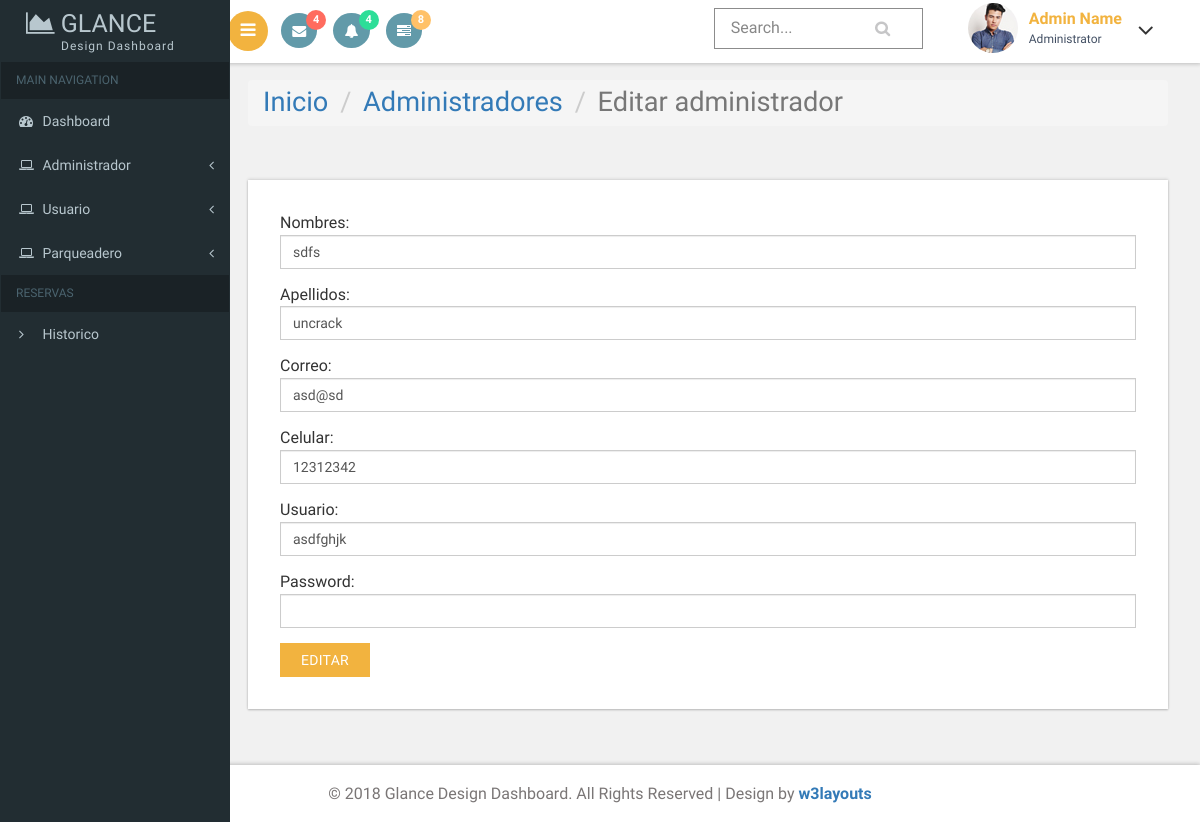
/vista/editarAdministrador.php?id=1019143966, run on the app's committed database.
### tables this page shows
CREATE TABLE `administradores` (
  `adm_documento` varchar(45) NOT NULL,
  `adm_nombres` varchar(45) NOT NULL,
  `adm_apellidos` varchar(45) NOT NULL,
  `adm_correo` varchar(45) NOT NULL,
  `adm_celular` varchar(45) NOT NULL,
  `adm_usuario` varchar(45) NOT NULL,
  `adm_password` varchar(45) NOT NULL
);

### controlador/conexion.php (called while the page is built, shortened)
<?php
    abstract class Conexion{
        private function getConnection(){
            $username = self::USERNAME;
            $password = self::PASSWORD;
            $host = self::HOST;
            $db = self::DB;
            $connection = new PDO("mysql:dbname=$db;host=$host", $username, $password);
            return $connection;
        }
        protected function query($sql){
            $connection = $this->getConnection();
            $stmt = $connection->prepare($sql);
            $stmt->execute();
            return $stmt;
        }
    }
?>

### controlador/administrador.php (called while the page is built, shortened)
<?php
require_once('conexion.php');
class Administrador extends Conexion
{
    function buscarAdministrador($adm_documento){
          $sql = "SELECT * FROM administradores WHERE adm_documento = $adm_documento";
                  return $this->query($sql);
    }
}
?>

### vista/editarAdministrador.php (the view, shortened to what this page needs)
<!DOCTYPE HTML>
<html>
<head>
<link href="css/bootstrap.css" rel='stylesheet' type='text/css' />
<link href="css/style.css" rel='stylesheet' type='text/css' />
<link href="css/font-awesome.css" rel="stylesheet">
<link href='css/SidebarNav.min.css' media='all' rel='stylesheet' type='text/css'/>
<link href="css/custom.css" rel="stylesheet">
					<link href="css/owl.carousel.css" rel="stylesheet">
</head>
<body class="cbp-spmenu-push">
	<div class="main-content">
	<div class="cbp-spmenu cbp-spmenu-vertical cbp-spmenu-left" id="cbp-spmenu-s1">
    <aside class="sidebar-left">
      <nav class="navbar navbar-inverse">
          <div class="navbar-header">
            <h1><a class="navbar-brand" href="homepage.php"><span class="fa fa-area-chart"></span> Glance<span class="dashboard_text">Design dashboard</span></a></h1>
          </div>
          <div class="collapse navbar-collapse" id="bs-example-navbar-collapse-1">
            <ul class="sidebar-menu">
              <li class="header">MAIN NAVIGATION</li>
              <li class="treeview">
                <a href="homepage.php">
                <i class="fa fa-dashboard"></i> <span>Dashboard</span>
                </a>
              </li>
              <li class="treeview">
                <a href="#">
                <i class="fa fa-laptop"></i>
                <span>Administrador</span>
                <i class="fa fa-angle-left pull-right"></i>
                </a>
              </li>
              <li class="treeview">
                <a href="#">
                <i class="fa fa-laptop"></i>
                <span>Usuario</span>
                <i class="fa fa-angle-left pull-right"></i>
                </a>
              </li>
              <li class="treeview">
                <a href="#">
                <i class="fa fa-laptop"></i>
                <span>Parqueadero</span>
                <i class="fa fa-angle-left pull-right"></i>
                </a>
              </li>
              <li class="header">RESERVAS</li>
              <li><a href="historico.php"><i class="fa fa-angle-right text-red"></i> <span>Historico</span></a></li>
            </ul>
          </div>
      </nav>
    </aside>
	</div>
		<div class="sticky-header header-section ">
			<div class="header-left">
				<button id="showLeftPush"><i class="fa fa-bars"></i></button>
				<div class="profile_details_left">
					<ul class="nofitications-dropdown">
						<li class="dropdown head-dpdn">
							<a href="#" class="dropdown-toggle" data-toggle="dropdown" aria-expanded="false"><i class="fa fa-envelope"></i><span class="badge">4</span></a>
						</li>
						<li class="dropdown head-dpdn">
							<a href="#" class="dropdown-toggle" data-toggle="dropdown" aria-expanded="false"><i class="fa fa-bell"></i><span class="badge blue">4</span></a>
						</li>
						<li class="dropdown head-dpdn">
							<a href="#" class="dropdown-toggle" data-toggle="dropdown" aria-expanded="false"><i class="fa fa-tasks"></i><span class="badge blue1">8</span></a>
						</li>
					</ul>
				</div>
				<div class="clearfix"> </div>
			</div>
			<div class="header-right">
				<div class="search-box">
					<form class="input">
						<input class="sb-search-input input__field--madoka" placeholder="Search..." type="search" id="input-31" />
						<label class="input__label" for="input-31">
							<svg class="graphic" width="100%" height="100%" viewBox="0 0 404 77" preserveAspectRatio="none">
								<path d="m0,0l404,0l0,77l-404,0l0,-77z"/>
							</svg>
						</label>
					</form>
				</div>
				<div class="profile_details">
					<ul>
						<li class="dropdown profile_details_drop">
							<a href="#" class="dropdown-toggle" data-toggle="dropdown" aria-expanded="false">
								<div class="profile_img">
									<span class="prfil-img"><img src="images/2.jpg" alt=""> </span>
									<div class="user-name">
										<p>Admin Name</p>
										<span>Administrator</span>
									</div>
									<i class="fa fa-angle-down lnr"></i>
									<div class="clearfix"></div>
								</div>
							</a>
						</li>
					</ul>
				</div>
				<div class="clearfix"> </div>
			</div>
			<div class="clearfix"> </div>
		</div>
    <div id="page-wrapper">
			<div class="main-page">
				<div class="forms">
					<h2 class="title1"><ol class="breadcrumb">
					  <li><a href="homepage.php">Inicio</a></li>
					  <li><a href="administradores.php">Administradores</a></li>
            <li class="active">Editar administrador</li>
					</ol></h2>
					<div class="row">
						<div class="form-three widget-shadow">
              <?php
              require_once('../controlador/administrador.php');
              $adm_user = new Administrador;
              $documento = $_GET["id"];
              $adm_row = $adm_user->buscarAdministrador($documento)->fetch();
              ?>
              <form action=<?php echo "editarAdministrador2.php?id=".$documento; ?> method="post">
               <div class="form-group">
                 <label for="text">Nombres:</label>
                 <input type="text" class="form-control" id="text" name="nombres" required value=<?php echo $adm_row[1]; ?>>
               </div>
               <div class="form-group">
                 <label for="text">Apellidos:</label>
                 <input type="text" class="form-control" id="text" name="apellidos" required value=<?php echo $adm_row[2]; ?>>
               </div>
               <div class="form-group">
                 <label for="text">Correo:</label>
                 <input type="text" class="form-control" id="text" name="correo" required value=<?php echo $adm_row[3]; ?>>
               </div>
               <div class="form-group">
                 <label for="text">Celular:</label>
                 <input type="text" class="form-control" id="text" name="celular" required value=<?php echo $adm_row[4]; ?>>
               </div>
               <div class="form-group">
                 <label for="text">Usuario:</label>
                 <input type="text" class="form-control" id="text" name="usuario" value=<?php echo $adm_row[5]; ?>>
               </div>
               <div class="form-group">
                 <label for="text">Password:</label>
                 <input type="password" class="form-control" id="text" name="pwd" >
               </div>
               <button type="submit" class="btn btn-default">Editar</button>
             </form>
						</div>
					</div>
				</div>
			</div>
		</div>
		<div class="footer">
		   <p>&copy; 2018 Glance Design Dashboard. All Rights Reserved | Design by <a href="https://w3layouts.com/" target="_blank">w3layouts</a></p>
	   </div>
	</div>
</body>
</html>

### vista/css/custom.css (style rules this page uses)
#page-wrapper { padding:5em 2em 2.5em; background-color: #F1F1F1; }

### data on the page
administradores: nombres "sdfs", apellidos "uncrack", correo "asd@sd", celular "12312342", usuario "asdfghjk"
